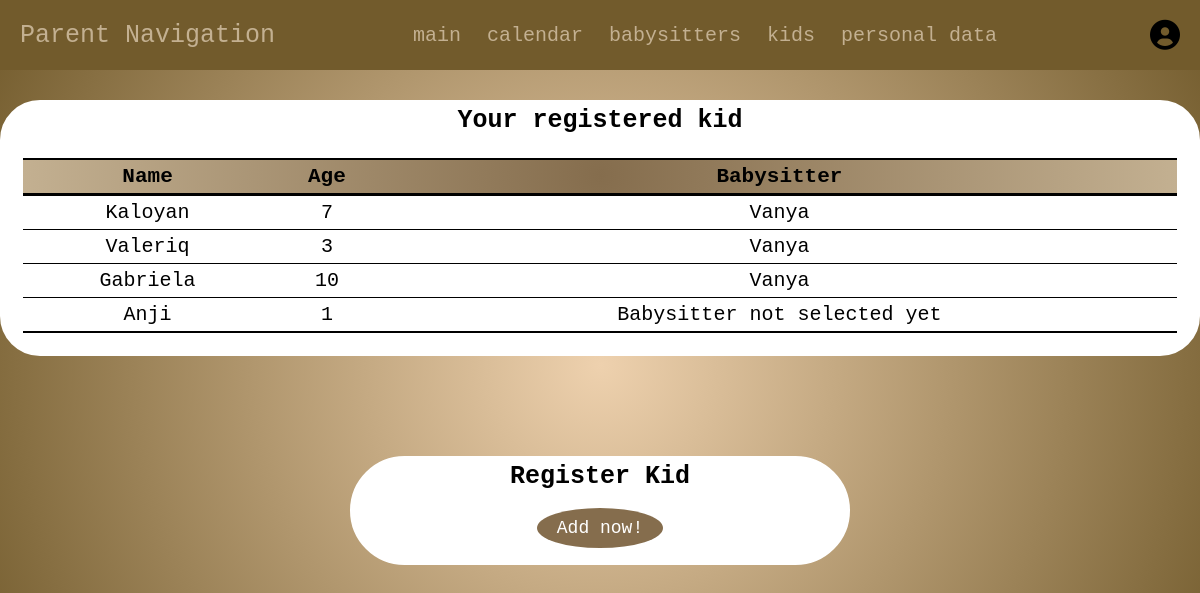
Page /php/parent/kids.php (signed in) on the committed database.
### tables this page shows
CREATE TABLE `children` (
  `id` varchar(50) NOT NULL,
  `name` varchar(255) NOT NULL,
  `age` int(11) NOT NULL,
  `parentId` varchar(50) NOT NULL,
  `babysitterId` varchar(50) DEFAULT NULL
);

CREATE TABLE `users` (
  `id` varchar(50) NOT NULL,
  `fullname` varchar(255) NOT NULL,
  `address` text NOT NULL,
  `phone` varchar(20) NOT NULL,
  `name` varchar(255) NOT NULL,
  `email` varchar(255) NOT NULL,
  `password` varchar(255) NOT NULL,
  `user_type` enum('parent','babysitter') NOT NULL,
  `created_at` timestamp NOT NULL DEFAULT current_timestamp()
);

### php/parent/kids.php (the view, shortened to what this page needs)
<?php
include '../common/config.php';
$user_id = $_SESSION['parent_id'];
?>
<!DOCTYPE html>
<html lang="en">
<head>
    <link rel="stylesheet" href="https://cdnjs.cloudflare.com/ajax/libs/font-awesome/6.0.0/css/all.min.css">
    <link rel="stylesheet" href="../../css/style.css">
</head>
<body>
    <?php include 'parent_header.php'; ?>
    <section class="children">
        <div class="content">
            <div class="menu-element your-children-container">
                <h3>Your registered kid</h3>
                <div class="registered-children">
                    <?php
                    $select_child = mysqli_query($conn, "SELECT * FROM `children` WHERE parentId = '$user_id'") or die('query failed');
                    if (mysqli_num_rows($select_child) > 0) {
                        ?>
                        <table class="data-table">
                            <thead>
                                <tr>
                                    <th>Name</th>
                                    <th>Age</th>
                                    <th>Babysitter</th>
                                </tr>
                            </thead>
                            <?php
                            while ($fetch_child = mysqli_fetch_assoc($select_child)) {
                                ?>
                                <tbody>
                                    <tr>
                                        <td><?php echo $fetch_child['name']; ?></td>
                                        <td>
                                            <?php echo $fetch_child['age']; ?>
                                        </td>
                                        <td>
                                            <?php
                                            $babysitter_id = $fetch_child['babysitterId'];
                                            if ($babysitter_id) {
                                                $select_babysitter = mysqli_query($conn, "SELECT * FROM `users` WHERE id = '$babysitter_id'") or die('query failed');
                                                while ($fetch_babysitter = mysqli_fetch_assoc($select_babysitter)) {
                                                    echo $fetch_babysitter['fullname'];
                                                }
                                            } else {
                                                echo "Babysitter not selected yet";
                                            }
                                            ?>
                                        </td>
                                    </tr>
                                </tbody>
                        </div>
                        <?php
                            }
                    } else {
                        echo '<p>You have not registered kid yet!</p>';
                    }
                    ?>
        <div class="add-child-container" onclick="location.href='kids.php'">
            <h3>
                Register Kid
            </h3>
            <a href="kids_add.php" class="option-btn">Add now!</a>
        </div>
    </section>
</body>
</html>

### css/style.css (style rules this page uses)
* { font-family: 'Century Gothic', monospace; margin: 0; padding: 0; box-sizing: border-box; outline: none; border: none; text-decoration: none; }
html { background: radial-gradient(circle, rgb(238 209 174) 0%, rgb(114 91 44) 100%); font-size: 62.5%; }
section { padding: 3rem 2rem; }
.btn, .option-btn, .logout-btn { display: inline-block; margin: 1.4rem; padding: 1rem 2rem; cursor: pointer; color: white; font-size: 1.8rem; border-radius: 50%; }
.option-btn { background-color: #856d4d; }
.home, .children, .babysitters { position: relative; display: flex; align-items: center; justify-content: center; }
.children .content { position: relative; text-align: center; width: 60rem; height: 60rem; display: flex; flex-direction: column; align-items: center; }
.children .content h3, .babysitters .content h3 { margin: 0.3rem; font-size: 2.5rem; color: black; }
.children .content .your-children-container { width: 120rem; border: #ffffff; border-style: solid; border-radius: 4rem; background-color: white; z-index: 0; }
.children .content .add-child-container { position: relative; margin-top: 10rem; width: 50rem; border: #ffffff; border-style: solid; border-radius: 6rem; background-color: white; z-index: 0; }
.registered-children { position: relative; display: flex; flex-direction: row; justify-content: center; align-items: center; }
table.data-table { min-width: 800px; font-size: 2rem; margin: 2rem; border: 2px solid #000000; border-left: 0; border-right: 0; width: 100%; text-align: center; border-collapse: collapse; }
table.data-table td, table.data-table th { border: 1px solid #000000; border-left: 0; border-right: 0; padding: 5px 4px; }
table.data-table thead { background-color: #ffd5af; background: rgb(226, 178, 136); background: radial-gradient(circle, #856d4d 0%, #c3b091 100%); border-bottom: 3px solid #000000; }
table.data-table thead th { font-size: 2.1rem; font-weight: bold; color: #000000; text-align: center; }

### rows in the picture
children: name "Kaloyan", age "7"
users: fullname "Vanya"
children: name "Valeriq", age "3"
children: name "Gabriela", age "10"
children: name "Anji", age "1", shows "Babysitter not selected yet"
